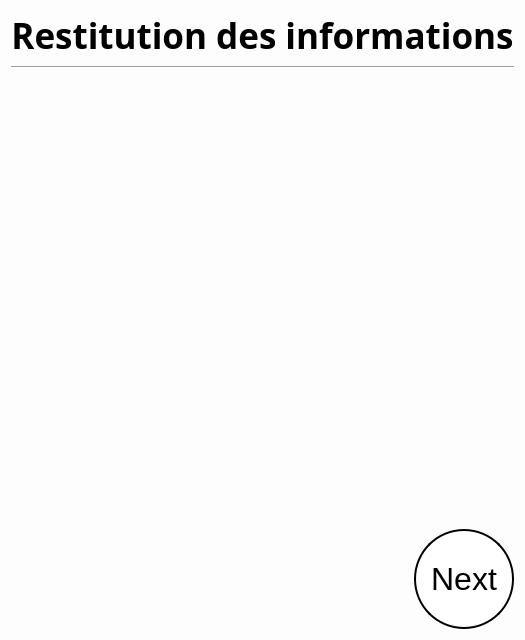
<?xml version="1.0" encoding="UTF-8"?>
<ui version="4.0">
 <class>HackerResult</class>
 <widget class="QWidget" name="HackerResult">
  <property name="geometry">
   <rect>
    <x>0</x>
    <y>0</y>
    <width>480</width>
    <height>640</height>
   </rect>
  </property>
  <property name="windowTitle">
   <string>Form</string>
  </property>
  <property name="styleSheet">
   <string notr="true">#HackerResult {
    background-color: rgb(253, 253, 253);
    }

QPushButton  {
    border: 2px solid black;
    background-color: white;
    padding: 10px 10px;
    font-size: 32px;
    border-radius: 50px;
}</string>
  </property>
  <layout class="QGridLayout" name="gridLayout">
   <item row="0" column="0">
    <layout class="QVBoxLayout" name="verticalLayout_2">
     <item alignment="Qt::AlignHCenter">
      <widget class="QLabel" name="label">
       <property name="sizePolicy">
        <sizepolicy hsizetype="Fixed" vsizetype="Fixed">
         <horstretch>0</horstretch>
         <verstretch>0</verstretch>
        </sizepolicy>
       </property>
       <property name="font">
        <font>
         <family>Yu Gothic UI Semibold</family>
         <pointsize>26</pointsize>
         <weight>75</weight>
         <bold>true</bold>
        </font>
       </property>
       <property name="text">
        <string>Restitution des informations</string>
       </property>
       <property name="alignment">
        <set>Qt::AlignCenter</set>
       </property>
      </widget>
     </item>
     <item>
      <layout class="QVBoxLayout" name="verticalLayout">
       <item>
        <widget class="Line" name="line">
         <property name="font">
          <font>
           <family>Yu Gothic UI Semilight</family>
           <pointsize>18</pointsize>
          </font>
         </property>
         <property name="orientation">
          <enum>Qt::Horizontal</enum>
         </property>
        </widget>
       </item>
       <item>
        <spacer name="verticalSpacer">
         <property name="orientation">
          <enum>Qt::Vertical</enum>
         </property>
         <property name="sizeHint" stdset="0">
          <size>
           <width>20</width>
           <height>40</height>
          </size>
         </property>
        </spacer>
       </item>
       <item alignment="Qt::AlignRight">
        <widget class="QPushButton" name="nextButton">
         <property name="sizePolicy">
          <sizepolicy hsizetype="Fixed" vsizetype="Fixed">
           <horstretch>0</horstretch>
           <verstretch>0</verstretch>
          </sizepolicy>
         </property>
         <property name="minimumSize">
          <size>
           <width>100</width>
           <height>100</height>
          </size>
         </property>
         <property name="text">
          <string>Next</string>
         </property>
        </widget>
       </item>
      </layout>
     </item>
    </layout>
   </item>
  </layout>
 </widget>
 <resources/>
 <connections/>
</ui>
